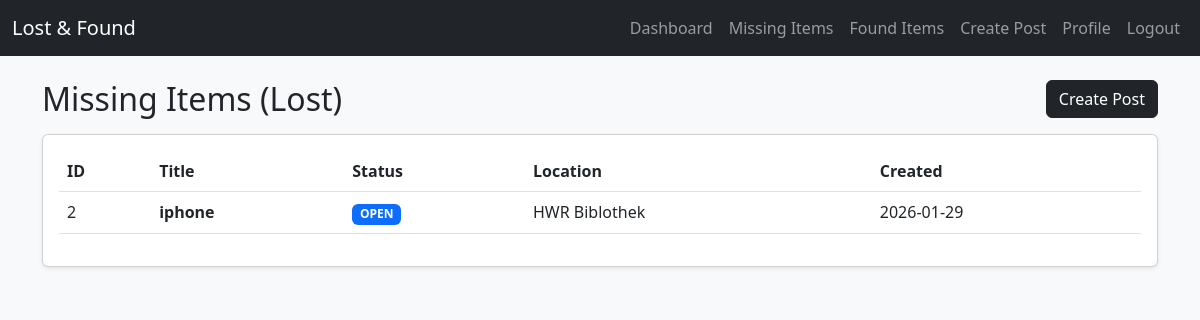
/student/lost (signed in), run on the app's committed database.
### db.py (models this page shows)
class ItemPost(db.Model):
    __tablename__ = "item_posts"
    id = db.Column(db.Integer, primary_key=True)
    post_type = db.Column(db.String(10), nullable=False)  # "lost" / "found"
    title = db.Column(db.String(200), nullable=False)
    description = db.Column(db.Text, nullable=False)
    location = db.Column(db.String(200))
    status = db.Column(db.String(20), default="open")  # open/claimed/closed
    created_by = db.Column(db.Integer, db.ForeignKey("users.id"), nullable=False)
    created_at = db.Column(db.DateTime, default=datetime.utcnow)
    creator = db.relationship("User", backref="posts")

### app.py (the view)
@app.route("/student/lost")
@login_required
def student_lost():
    posts = ItemPost.query.filter_by(post_type="lost").order_by(ItemPost.created_at.desc()).all()
    return render_template("student/lost.html", posts=posts)

### app.py (called while the page is built)
def login_required(f):
    from functools import wraps
    @wraps(f)
    def wrapper(*args, **kwargs):
        if "user_id" not in session:
            return redirect(url_for("login"))
        return f(*args, **kwargs)
    return wrapper

### templates/student/lost.html (shortened to what this page needs)
{% extends 'base.html' %}
{% block content %}
<div class="d-flex justify-content-between align-items-center mb-3">
  <h2 class="mb-0">Missing Items (Lost)</h2>
  <a class="btn btn-dark" href="{{ url_for('student_new_post') }}">Create Post</a>
</div>
<div class="card shadow-sm">
  <div class="card-body">
    {% if posts and posts|length > 0 %}
      <div class="table-responsive">
        <table class="table table-hover align-middle">
          <thead>
            <tr>
              <th>ID</th>
              <th>Title</th>
              <th>Status</th>
              <th>Location</th>
              <th>Created</th>
            </tr>
          </thead>
          <tbody>
            {% for post in posts %}
              <tr>
                <td>{{ post.id }}</td>
                <td class="fw-semibold">{{ post.title }}</td>
                <td>
                  {% if post.status == "open" %}
                    <span class="badge text-bg-primary">OPEN</span>
                  {% elif post.status == "claimed" %}
                    <span class="badge text-bg-info">CLAIMED</span>
                  {% else %}
                    <span class="badge text-bg-secondary">CLOSED</span>
                  {% endif %}
                </td>
                <td>{{ post.location or "-" }}</td>
                <td>{{ post.created_at.strftime("%Y-%m-%d") }}</td>
              </tr>
            {% endfor %}
          </tbody>
        </table>
      </div>
    {% else %}
      <div class="text-center py-4">
        <h6 class="mb-2">No lost posts yet</h6>
        <p class="text-muted mb-0">Be the first to create a Lost post.</p>
      </div>
    {% endif %}
  </div>
</div>
{% endblock %}

### data on the page
ItemPost: id "2", title "iphone", status "OPEN", location "HWR Biblothek", created_at "2026-01-29"
